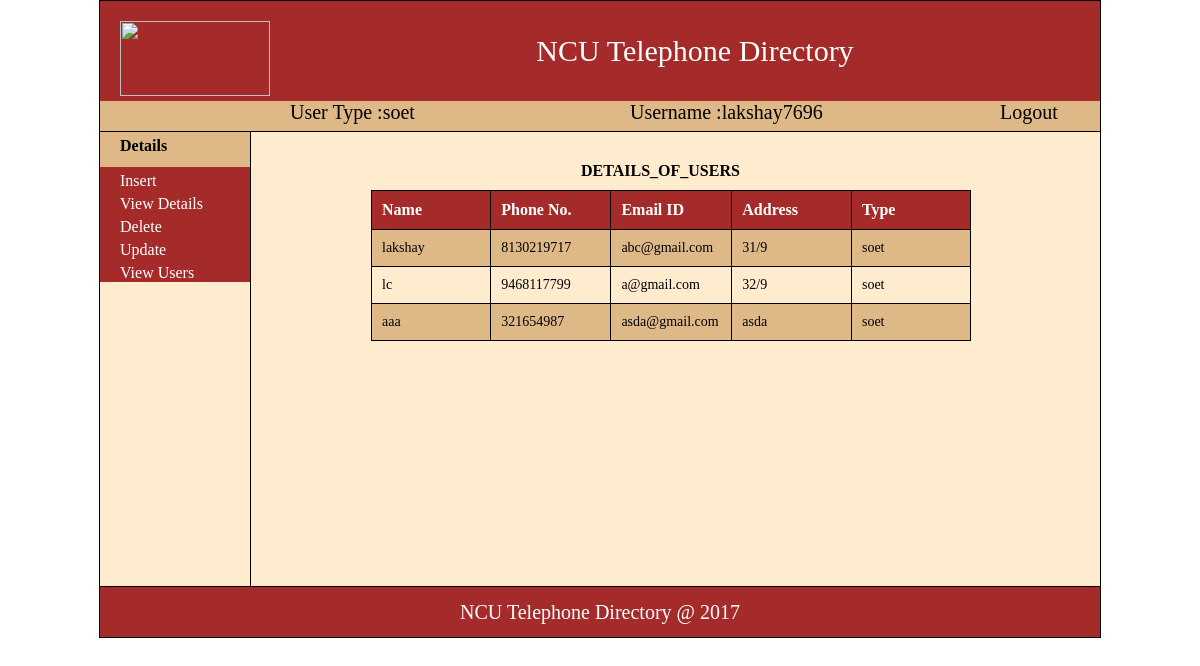
/Select.php (signed in), run on the app's committed database.
### tables this page shows
CREATE TABLE `user` (
  `username` varchar(50) DEFAULT NULL,
  `password` varchar(255) DEFAULT NULL,
  `firstname` varchar(25) DEFAULT NULL,
  `email` varchar(50) DEFAULT NULL,
  `address` varchar(100) DEFAULT NULL,
  `phone` varchar(15) DEFAULT NULL,
  `type` varchar(10) DEFAULT NULL
);

CREATE TABLE `soet` (
  `firstname` varchar(25) DEFAULT NULL,
  `phone` varchar(15) DEFAULT NULL,
  `email` varchar(50) DEFAULT NULL,
  `address` varchar(100) DEFAULT NULL
);

### Select.php (the view, shortened to what this page needs)
<html>
    <head>
        <link href="css/royal.css" rel="stylesheet" type="text/css"/>
    </head>
    <body>
        <div class="bodyborder">
        <div style="width: 1000px; margin: auto;"><?php include "view/Header.php";?></div>
        <div class="maindiv">
            <div style="width: 150px;"><?php include "view/Left-menu.php";?></div>
            <div class="rightmenu" style="width: 150px; float: left; ">
                <div style="padding-left: 330px;margin-top: 30px;"><b><font face="rockwell">DETAILS_OF_USERS</font></b></div>
                <div style="margin-left: 120px;margin-top: 10px">
                    <table style="width:600px;">
                        <tr>
                          <th>Name</th>
                          <th>Phone No.</th>
                          <th>Email ID</th>
                          <th>Address</th>
                          <th>Type</th>
                        </tr>
                        <?php
			include "connection.php";
			$sql = "SELECT firstname,phone,address,email from ".$_SESSION['type'];
			$result = $conn->query($sql);
			while($row = $result->fetch_assoc())
			{
			?>
                         <tr>
                             <td style="width:100px" class="row-pro"><?php echo $row['firstname']; ?></td>
                            <td style="width:100px" class="row-pro" ><?php echo $row['phone']; ?></td>
                            <td style="width:100px"  class="row-pro" ><?php echo $row['email']; ?></td>
                            <td style="width:100px"  class="row-pro" ><?php echo $row['address']; ?></td>
                            <td style="width:100px"  class="row-pro" ><?php echo $_SESSION['type']; ?></td>
                         </tr>
<?php
}
?>
                    </table>
                </div>
            </div>
        </div>
        <div style="width: 1000px; margin: auto; margin-top:none;"><?php include "view/Footer.php";?></div>
        </div>
    </body>
</html>

### view/Header.php (shortened to what this page needs)
<?php
if(!isset($_SESSION['login']))
{
echo "<script type='text/javascript'>
				alert('Please login first!');
				window.location.href='signup.php';
				</script>";
}
else
{
	include "connection.php";
	$stmt=$conn->prepare("SELECT type from user where username=?");
	$stmt->bind_param("s",$_SESSION['login']);
	$stmt->execute();
	$stmt->bind_result($pass);
	$var="";
	if($stmt->fetch())
	{
	$var=$pass;
	}
?>
<!DOCTYPE html>
<html>
    <head>
        <link href="../css/royal.css" rel="stylesheet" type="text/css"/>
    </head>
    <body>
       <div>
            <div class="head"><a href="http://www.ncuindia.edu/" target="_blank"><img src="img/logo.jpg" style="width:150px;height:75px;float:left;margin:20px;"></a>NCU Telephone Directory</div>
        	<div style=" width: 1000px; height: 30px; margin: auto;background-color: burlywood; border: none; ">
		    <div style="width: 30%; float: left; font-size: 20px;">User Type :<?php echo $var; ?></div>
                    <div style="width: 30%; float: left; font-size: 20px; margin-left: 40px">Username :<?php echo $_SESSION['login'];?></div>
                    <div style="width:10%; float:right; font-size: 20px; "> <a href="logout.php" style="text-decoration:none; color: black;">Logout</a> </div>
                </div>
       </div>
    </body>
</html>
<?php
}
?>

### css/royal.css (style rules this page uses)
body { margin: 0px; padding: 0px; }
.head { line-height: 100px; background-color: brown; height: 100px; width: 1000px; margin: auto; border: none; text-align: center; font-family:cursive; font-size: 30px; color: white; }
.maindiv { width: 1000px; background-color:blanchedalmond; height: auto; border-top: 1px solid black; }
.rightmenu { background-color: blanchedalmond; height: auto; width: 850px; }
.bodyborder { border: 1px solid black; width: 1000px; background-color: blanchedalmond; margin: auto; }
a { color:white; }
table, th, td { border: 1px solid black; border-collapse: collapse; text-align: left; width: 100%; }
th, td { padding: 10px; }
th { text-align: left; background-color: brown; color: white; width: 100px; height: 30px; }
tr { height: 10px; }
tr:nth-child(even) { background-color: burlywood; }
.row-pro { font-family:Tahoma; font-size:14px; border-bottom:1px solid black; }
img { display: block; margin: auto; }

### data on the page
user: type "soet"
soet: firstname "lakshay", phone "8130219717", email "abc@gmail.com", address "31/9"
soet: firstname "lc", phone "9468117799", email "a@gmail.com", address "32/9"
soet: firstname "aaa", phone "321654987", email "asda@gmail.com", address "asda"

### other printed values
$_SESSION['login'] "lakshay7696"
